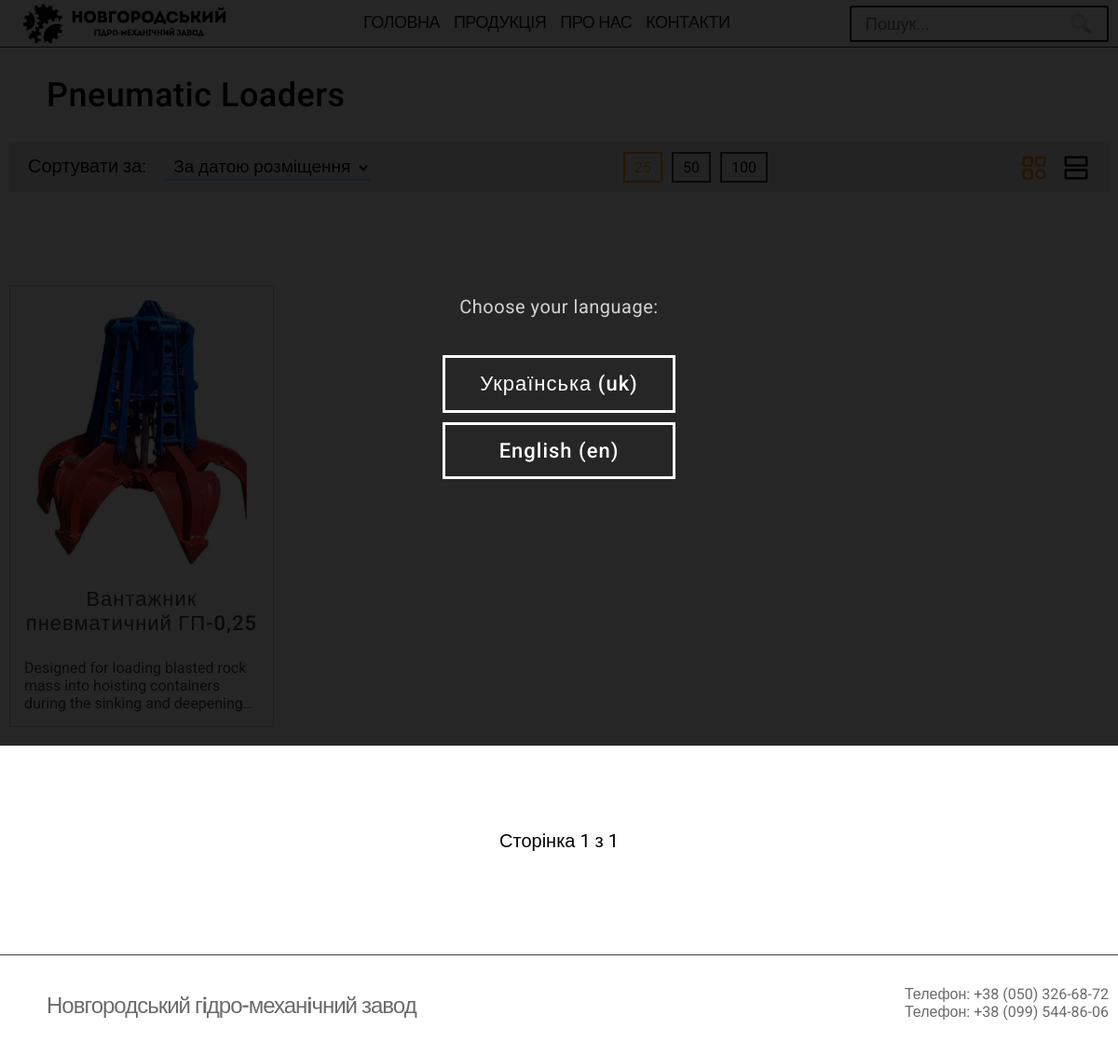
The page /uk/category/pnevmatichni-vantazhniki/ on the database its author committed.
### main/models.py (models this page shows, shortened)
class Category(models.Model):
    order = models.IntegerField(default=10, null=True, blank=True)
    tag = models.SlugField(default='', null=True, unique=True)
    name = models.CharField(max_length=96)
    parent = models.ForeignKey(
        'self', on_delete=models.CASCADE, null=True, blank=True, default=None, related_name='subcat'
    )
    class Meta:
        db_table_comment = "Product`s categories"
        ordering = ('tag',)
        verbose_name = "Category"
        verbose_name_plural = "Categories"

class Product(models.Model):
    tag = models.SlugField(default='', null=True, unique=True)
    addingTime = models.DateTimeField(auto_now_add=True, null=True)
    name = models.CharField(max_length=96)
    description = models.TextField()
    photo = models.ImageField(storage=UUIDFileStorage)
    characteristics = models.FileField(
        storage=UUIDFileStorage, upload_to="products_data",
        validators=[
            FileExtensionValidator(allowed_extensions=['xls', 'xlsx'])
        ]
    )
    category = models.ForeignKey(Category, on_delete=models.CASCADE, default=1)
    class Meta:
        db_table_comment = "Products"
        ordering = ('tag',)
        verbose_name = "Product"
        verbose_name_plural = "Products"

### main/views.py (the view, shortened to what this page needs)
# urls.py: path('category/', views.category_view, name='category'),
def category_view(request, category=None):
    categories = Category.objects.all().order_by('order')
    searchQuery = request.GET.get('query')
    orientation = request.GET.get('view') if request.GET.get('view') in ['list', 'grid'] else 'grid'
    currentSortingType = productSortTypes.get(
        request.GET.get('sort'), list(productSortTypes.values())[0]
    )
    paginatorValues = [25, 50, 100]
    try:
        currentPaginatorValue = int(request.GET.get('pag', paginatorValues[0]))
        assert currentPaginatorValue in paginatorValues
    except: currentPaginatorValue = paginatorValues[0]
    if searchQuery:
        products = Product.objects.filter(
            Q(name__iexact=searchQuery) | Q(description__icontains=searchQuery) | Q(name__icontains=searchQuery.lower()) | Q(name__icontains=searchQuery.upper())
        )
    else:
        category = get_object_or_404(Category, tag=category)
        products = Product.objects.filter(category=category)
    title = gettext_lazy('ProductspageSearchResult') + searchQuery if searchQuery else category.name
    productsPaginator = Paginator(
        products.order_by( currentSortingType.sort() ),
        currentPaginatorValue,
    )
    try:
        currentPage = max(
            1, min(int(request.GET.get('page', 1)), productsPaginator.num_pages)
        )
    except: currentPage = 1
    return renderPage(
        request, 'main/products.html',
        title=title,
        menuSelect='products',
        products=productsPaginator.page(currentPage),
        orientation=orientation,
        paginator_values=paginatorValues, currentPaginatorValue=currentPaginatorValue,
        currentPageString=gettext('Сторінка %(cpage)d з %(pages)d') % {'cpage': currentPage, 'pages': productsPaginator.num_pages},
        availableSortTypes=productSortTypes.values(),
    )

### main/modules/sort_types.py (called while the page is built)
    def sort(self): return self.sorting

### main/views.py (called while the page is built)
def renderPage(request, templateName, *args, **kwargs):
    builtinArgs = {
        'get': request.GET,
        'mainMenu': mainMenu,
        'media_url': settings.MEDIA_URL,
    }
    for k, v in kwargs.items():
        builtinArgs[k] = v
    return render(request, templateName, builtinArgs)

### main/templates/main/products.html (shortened to what this page needs)
{% extends "main/base.html" %}
{% load static %}
{% load i18n %}
{% block styles %}
    <link rel="stylesheet" href="{% static 'main/css/products.css' %}">
{% endblock %}
{% block body %}
    <div class="container-wrapper">
        <div class="container">
            <div class="title">{{ title }}</div>
            <div class="control-menu">
                <div class="sort" method="GET">
                    <label for="sort" class="text">{% trans 'ProductspageSortBy' %}: </label>
                    <select name="sort" id="sort" class="sort-selector" onchange="changePathParams('sort', this.value);">
                        {% for sortType in availableSortTypes %}
                            <option value="{{ sortType.value }}"
                            >{{ sortType.name }}</option>
                        {% endfor %}
                    </select>
                </div>
                <div class="paginator-configs">
                    {% for value in paginator_values %}
                        <div
                            class="config {% if value == currentPaginatorValue %}selected{% endif %}"
                            onclick="changePathParams('pag', '{{ value }}');"
                        >
                            {{ value }}
                        </div>
                    {% endfor %}
                </div>
                <div class="viewer-type">
                    <button
                        class="view-type-button {% if orientation == 'grid' %}selected{% endif %}"
                        onclick="changePathParams('view', 'grid');"
                    >
                    </button>
                    <button
                        class="view-type-button {% if orientation == 'list' %}selected{% endif %}"
                        onclick="changePathParams('view', 'list');">
                        <svg xmlns="http://www.w3.org/2000/svg" width="1em" height="1em" viewBox="0 0 24 24" data-testid="list-icon" class="css-fzwsw"><path fill="currentColor" fill-rule="evenodd" d="m21 13 1 1v7l-1 1H3l-1-1v-7l1-1h18zm-1 2H4v5h16v-5zm1-13 1 1v7l-1 1H3l-1-1V3l1-1h18zm-1 2H4v5h16V4z"></path></svg>
                    </button>
                </div>
            </div>
            <div
                class="
                    {% if orientation == 'grid' %}
                        products-container-grid
                    {% else %}
                        products-container-list
                    {% endif %}
                "
            >
                {% for product in products %}
                    <a class="product" href="{% url "product" product.tag %}">
                        <div class="img-box">
                            <img src="{{ media_url }}{{ product.photo }}">
                        </div>
                        {% if orientation == 'grid' %}
                            <div class="name">{{ product.name}}</div>
                            <div class="description">
                                {{ product.description }}
                            </div>
                        {% endif %}
                    </a>
                {% endfor %}
            </div>
            <div class="paginator-box">
                <div class="paginator">
                    <div class="page selected">{{ currentPageString }}</div>
                </div>
            </div>
        </div>
    </div>
{% endblock %}

### main/static/main/css/base.css (style rules this page uses)
:root { --gray: #3E3E3E; --metal: #6B6B6B; --brown: #B4906F; --orange: darkorange; --background-orange: rgba(255, 140, 0, 0.25); --blue: #9FCFFF; --white: #FEFEFE; --black: #1B1B1B; --yellow: #D2A701; }
html { -webkit-text-size-adjust: 100%; -moz-text-size-adjust: 100%; -ms-text-size-adjust: 100%; text-size-adjust: 100%; }
* { margin: 0px; padding: 0px; font-family: "Roboto", sans-serif; text-decoration: none; outline: none; }
img { user-select: none; user-drag: none; -webkit-user-drag: none; user-select: none; -moz-user-select: none; -webkit-user-select: none; -ms-user-select: none; }
a { text-decoration: none; }
.container-wrapper { display: flex; justify-content: center; width: 100%; }
.container { max-width: 1200px; margin-left: 10px; margin-right: 10px; width: calc(100% - 20px); }

### main/static/main/css/products.css (style rules this page uses)
.title { padding: 30px 40px; font-size: 36px; font-weight: 460; letter-spacing: 0.5px; }

### rows shown on the page
Category: name "Pneumatic Loaders"
Product: photo (picture), name "Вантажник пневматичний ГП-0,25", description "Designed for loading blasted rock mass into hoisting containers during the sinking and…"

### other values the page prints
{{ value }} "50" "100"
{{ currentPageString }} "Сторінка 1 з 1"
form field sort "За датою розміщення"
